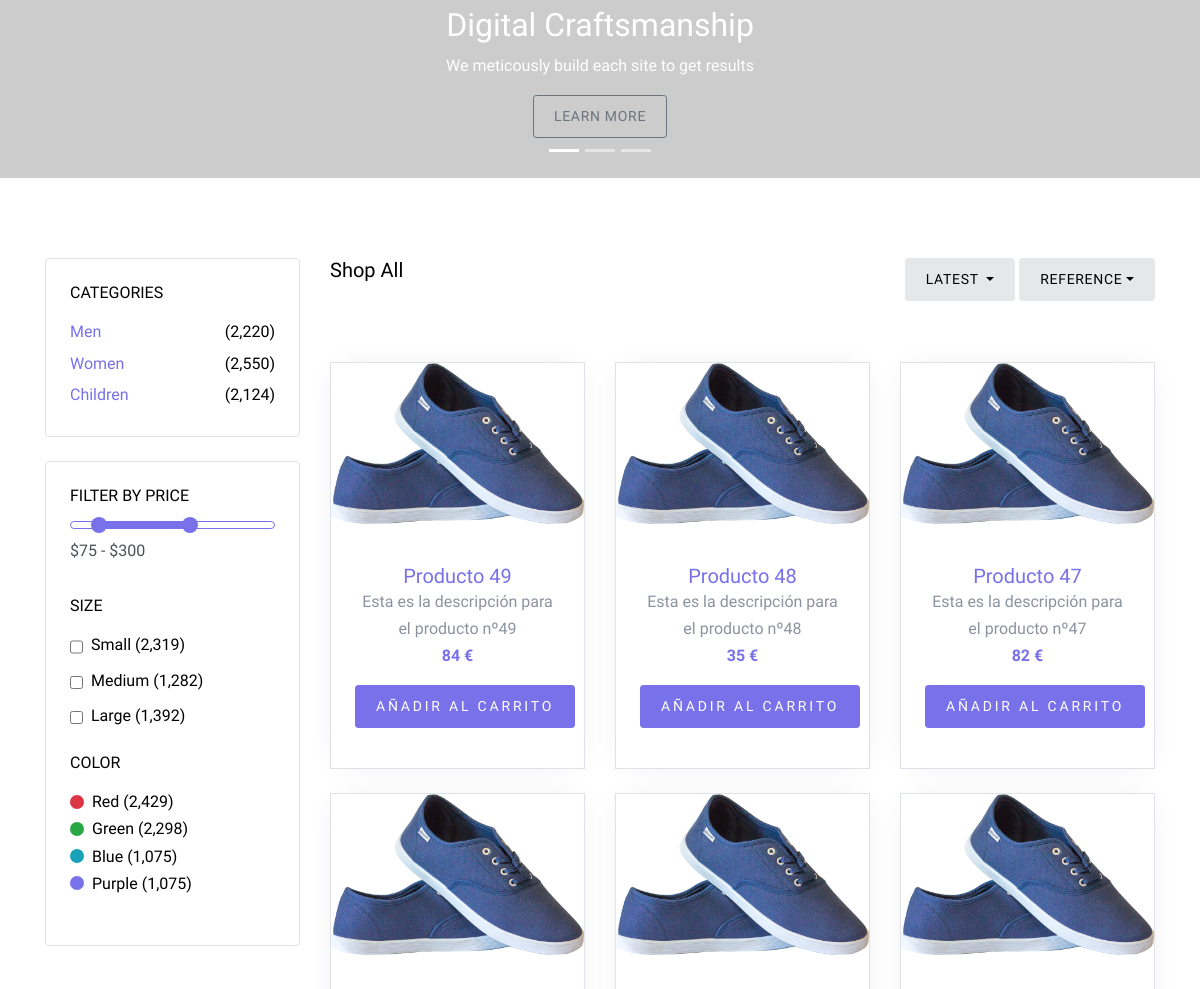
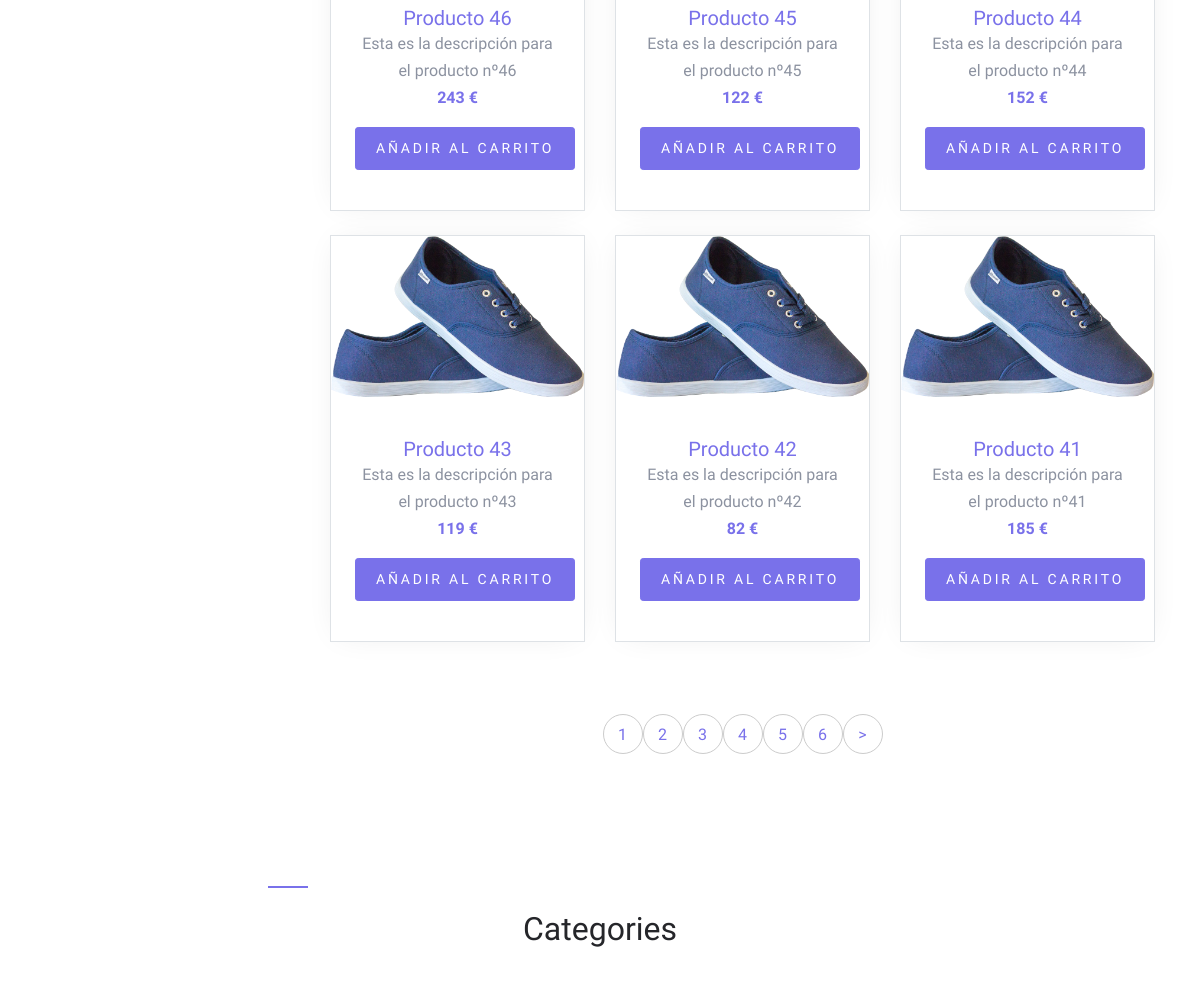
Before: / (middle part) with the older database file (2 pictures, top to bottom).
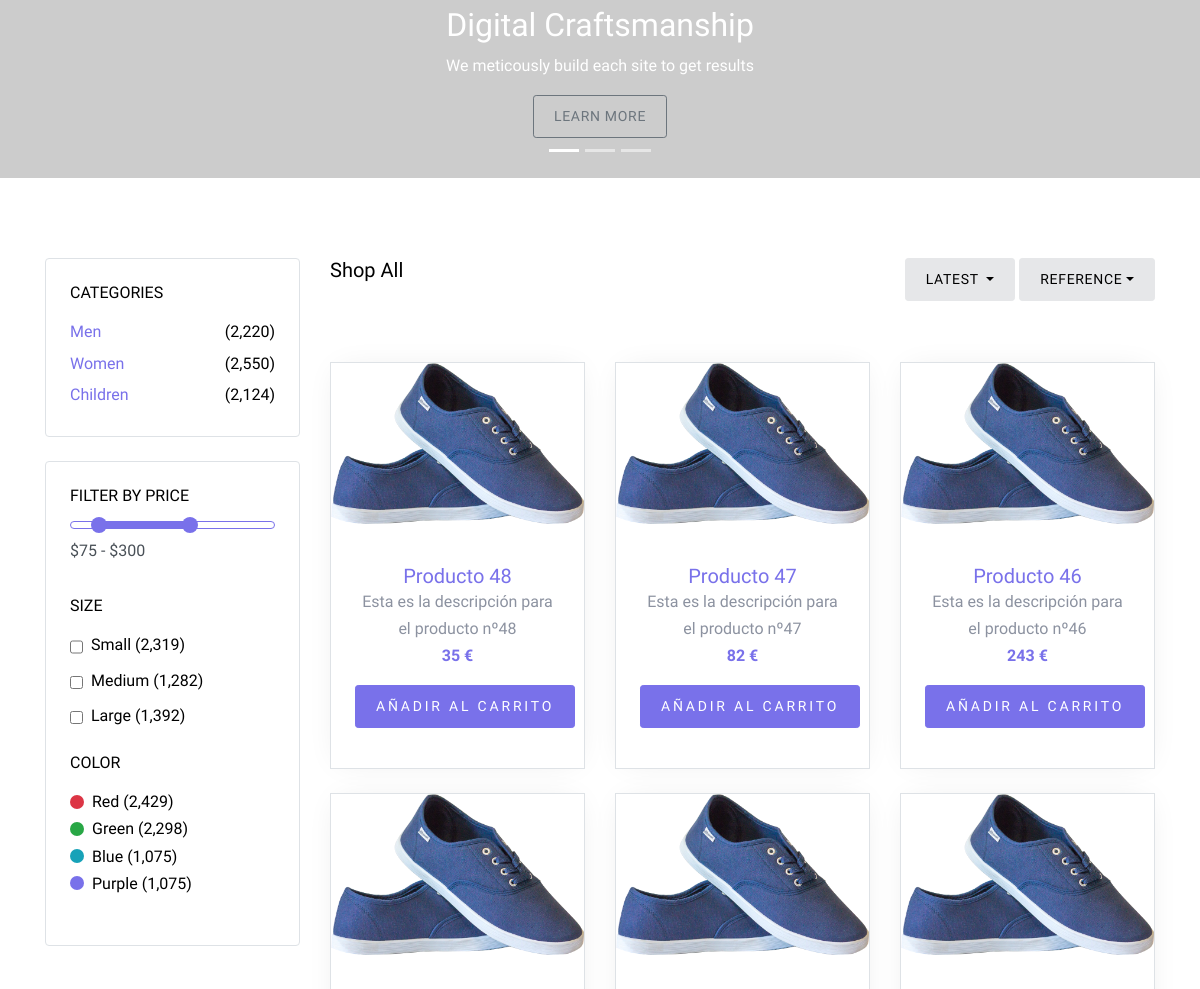
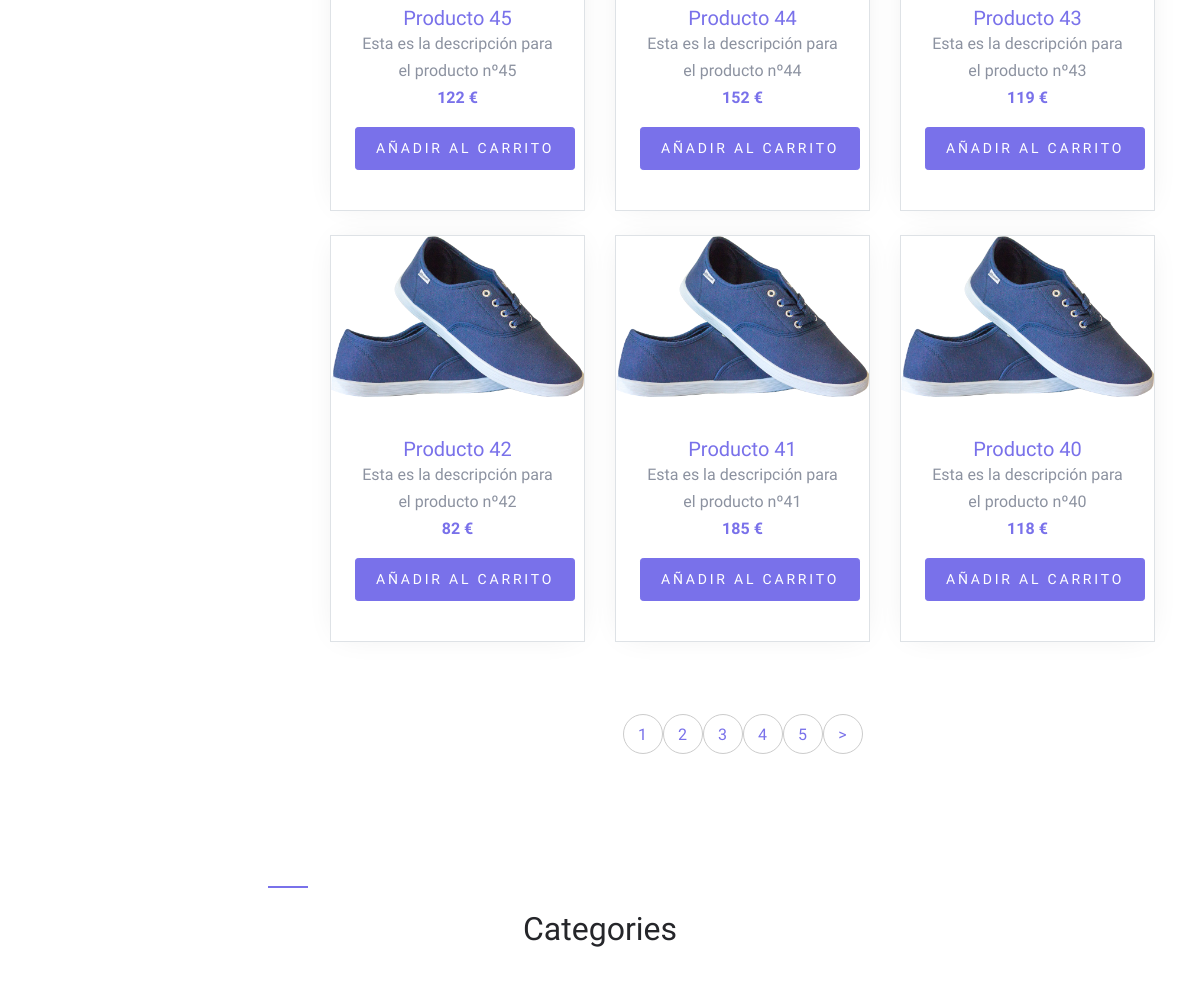
After: the same page with the newer database file (2 pictures, top to bottom).
### tables this page shows
CREATE TABLE `productos` (
  `id` int(11) NOT NULL,
  `nombre` varchar(300) NOT NULL,
  `descripcion` text NOT NULL,
  `precio` double NOT NULL,
  `imagen` varchar(200) NOT NULL,
  `inventario` int(11) NOT NULL,
  `id_categoria` int(11) NOT NULL,
  `talla` varchar(100) NOT NULL,
  `color` varchar(100) NOT NULL
);

### index.php (the view, shortened to what this page needs)
<!DOCTYPE html>
<html lang="en">
<head>
  <link rel="stylesheet" href="fonts/icomoon/style.css">
  <link rel="stylesheet" href="css/bootstrap.min.css">
  <link rel="stylesheet" href="css/magnific-popup.css">
  <link rel="stylesheet" href="css/jquery-ui.css">
  <link rel="stylesheet" href="css/owl.carousel.min.css">
  <link rel="stylesheet" href="css/owl.theme.default.min.css">
  <link rel="stylesheet" href="css/aos.css">
  <link rel="stylesheet" href="css/style.css">
</head>
<body>
  <div class="site-wrap">
    <div id="carousel" class="carousel slide carousel-fade" data-ride="carousel" data-interval="6000">
      <ol class="carousel-indicators">
        <li data-target="#carousel" data-slide-to="0" class="active"></li>
        <li data-target="#carousel" data-slide-to="1"></li>
        <li data-target="#carousel" data-slide-to="2"></li>
      </ol>
      <div class="carousel-inner" role="listbox">
        <div class="carousel-item active">
          <a href="https://bootstrapcreative.com/">
            <picture>
              <source srcset="https://dummyimage.com/2000x500/007aeb/4196e5" media="(min-width: 1400px)">
              <source srcset="https://dummyimage.com/1400x500/#007aeb/4196e5" media="(min-width: 769px)">
              <source srcset="https://dummyimage.com/800x500/007aeb/4196e5" media="(min-width: 577px)">
              <img srcset="https://dummyimage.com/600x500/007aeb/4196e5" alt="responsive image" class="d-block img-fluid">
            </picture>
            <div class="carousel-caption">
              <div>
                <h2>Digital Craftsmanship</h2>
                <p>We meticously build each site to get results</p>
                <span class="btn btn-sm btn-outline-secondary">Learn More</span>
              </div>
            </div>
          </a>
        </div>
      </div>
      <a class="carousel-control-prev" href="#carousel" role="button" data-slide="prev">
      </a>
      <a class="carousel-control-next" href="#carousel" role="button" data-slide="next">
      </a>
    </div>
    <div class="site-section">
      <div class="container">
        <div class="row mb-5">
          <div class="col-md-9 order-2">
            <div class="row">
              <div class="col-md-12 mb-5">
                <div class="float-md-left mb-4">
                  <h2 class="text-black h5">Shop All</h2>
                </div>
                <div class="d-flex">
                  <div class="dropdown mr-1 ml-md-auto">
                    <button type="button" class="btn btn-secondary btn-sm dropdown-toggle" id="dropdownMenuOffset" data-toggle="dropdown" aria-haspopup="true" aria-expanded="false">
                      Latest
                    </button>
                  </div>
                  <div class="btn-group">
                    <button type="button" class="btn btn-secondary btn-sm dropdown-toggle" id="dropdownMenuReference" data-toggle="dropdown">Reference</button>
                  </div>
                </div>
              </div>
            </div>
            <div class="row mb-5">
              <?php
              include('./php/conexion.php');
              $limite = 9;
              $totalQuery = $conexion->query('SELECT COUNT(*) FROM productos') or die($conexion->error);
              $totalProductos = mysqli_fetch_row($totalQuery);
              $totalBotones = round($totalProductos[0] / $limite);
              if (isset($_GET['limite'])) {
                $resultado = $conexion->query("select * from productos order by id DESC limit " . $_GET['limite'] . "," . $limite) or die($conexion->error);
              } else {
                $resultado = $conexion->query("select * from productos order by id DESC limit " . $limite) or die($conexion->error);
              }
              while ($fila = mysqli_fetch_array($resultado)) {
              ?>
                <div class="col-sm-6 col-lg-4 mb-4" data-aos="fade-up">
                  <div class="block-4 text-center border">
                    <figure class="block-4-image">
                      <a href="shop-single.php?id=<?php echo $fila['id']; ?>">
                        <img src="images/<?php echo $fila['imagen']; ?>" alt="<?php echo $fila['nombre']; ?>" class="img-fluid"></a>
                    </figure>
                    <div class="block-4-text p-4">
                      <h3><a href="shop-single.php?id=<?php echo $fila['id']; ?>"><?php echo $fila['nombre']; ?></a></h3>
                      <p class="mb-0"><?php echo $fila['descripcion']; ?></p>
                      <p class="text-primary font-weight-bold"><?php echo $fila['precio']; ?> €</p>
                      <p><a href="cart.php?id=<?php echo $fila[0]; ?>" class="buy-now btn btn-sm btn-primary bntComprar">Añadir al Carrito</a></p>
                    </div>
                  </div>
                </div>
              <?php } ?>
            </div>
            <div class="row" data-aos="fade-up">
              <div class="col-md-12 text-center">
                <div class="site-block-27">
                  <ul>
                    <?php
                    for ($k = 0; $k < $totalBotones; $k++) {
                      echo '<li><a href="index.php?limite=' . ($k * 10) . '">' . ($k + 1) . '</a></li>';
                    }
                    if (isset($_GET['limite'])) {
                      if ($_GET['limite'] + $limite < $totalBotones * $limite) {
                        echo '<li><a href="index.php?limite=' . ($_GET['limite'] + $limite) . '">&gt;</a></li>';
                      }
                    } else {
                      echo '<li><a href="index.php?limite=' . $limite . '">&gt;</a></li>';
                    }
                    ?>
                  </ul>
                </div>
              </div>
            </div>
          </div>
          <div class="col-md-3 order-1 mb-5 mb-md-0">
            <div class="border p-4 rounded mb-4">
              <h3 class="mb-3 h6 text-uppercase text-black d-block">Categories</h3>
              <ul class="list-unstyled mb-0">
                <li class="mb-1"><a href="#" class="d-flex"><span>Men</span> <span class="text-black ml-auto">(2,220)</span></a></li>
                <li class="mb-1"><a href="#" class="d-flex"><span>Women</span> <span class="text-black ml-auto">(2,550)</span></a></li>
                <li class="mb-1"><a href="#" class="d-flex"><span>Children</span> <span class="text-black ml-auto">(2,124)</span></a></li>
              </ul>
            </div>
            <div class="border p-4 rounded mb-4">
              <div class="mb-4">
                <h3 class="mb-3 h6 text-uppercase text-black d-block">Filter by Price</h3>
                <div id="slider-range" class="border-primary"></div>
                <input type="text" name="text" id="amount" class="form-control border-0 pl-0 bg-white" disabled="" />
              </div>
              <div class="mb-4">
                <h3 class="mb-3 h6 text-uppercase text-black d-block">Size</h3>
                <label for="s_sm" class="d-flex">
                  <input type="checkbox" id="s_sm" class="mr-2 mt-1"> <span class="text-black">Small (2,319)</span>
                </label>
                <label for="s_md" class="d-flex">
                  <input type="checkbox" id="s_md" class="mr-2 mt-1"> <span class="text-black">Medium (1,282)</span>
                </label>
                <label for="s_lg" class="d-flex">
                  <input type="checkbox" id="s_lg" class="mr-2 mt-1"> <span class="text-black">Large (1,392)</span>
                </label>
              </div>
              <div class="mb-4">
                <h3 class="mb-3 h6 text-uppercase text-black d-block">Color</h3>
                <a href="#" class="d-flex color-item align-items-center">
                  <span class="bg-danger color d-inline-block rounded-circle mr-2"></span> <span class="text-black">Red (2,429)</span>
                </a>
                <a href="#" class="d-flex color-item align-items-center">
                  <span class="bg-success color d-inline-block rounded-circle mr-2"></span> <span class="text-black">Green (2,298)</span>
                </a>
                <a href="#" class="d-flex color-item align-items-center">
                  <span class="bg-info color d-inline-block rounded-circle mr-2"></span> <span class="text-black">Blue (1,075)</span>
                </a>
                <a href="#" class="d-flex color-item align-items-center">
                  <span class="bg-primary color d-inline-block rounded-circle mr-2"></span> <span class="text-black">Purple (1,075)</span>
                </a>
              </div>
            </div>
          </div>
        </div>
        <div class="row">
          <div class="col-md-12">
            <div class="site-section site-blocks-2">
              <div class="row justify-content-center text-center mb-5">
                <div class="col-md-7 site-section-heading pt-4">
                  <h2>Categories</h2>
                </div>
              </div>
            </div>
          </div>
        </div>
      </div>
    </div>
  </div>
</body>
</html>

### css/style.css (style rules this page uses)
body { line-height: 1.7; color: #8c92a0; font-weight: 300; font-size: 16px; }
a { -webkit-transition: .3s all ease; -o-transition: .3s all ease; transition: .3s all ease; }
.text-black { color: #000; }
.site-wrap:before { -webkit-transition: .3s all ease-in-out; -o-transition: .3s all ease-in-out; transition: .3s all ease-in-out; background: rgba(0, 0, 0, 0.6); content: ""; position: absolute; z-index: 2000; top: 0; left: 0; right: 0; bottom: 0; opacity: 0; visibility: hidden; }
.btn { text-transform: uppercase; position: relative; -webkit-transition: 0.2s all ease-in-out !important; -o-transition: 0.2s all ease-in-out !important; transition: 0.2s all ease-in-out !important; top: 0; letter-spacing: .05em; }
.btn.btn-secondary { background-color: #e6e7e9; border-color: #e6e7e9; color: #000; }
.btn.btn-sm { font-size: 14px !important; padding: 10px 20px !important; }
.btn.btn-primary { font-size: 17px; font-weight: 300; letter-spacing: .2em; }
.form-control { height: 43px; }
.site-section { padding: 2.5em 0; }
@media (min-width: 768px) { .site-section { padding: 5em 0; } }
.site-section-heading { font-size: 30px; color: #25262a; position: relative; }
.site-section-heading:before { content: ""; left: 0%; top: 0; position: absolute; width: 40px; height: 2px; background: #7971ea; }
.block-4 { -webkit-box-shadow: 0 0 30px -10px rgba(0, 0, 0, 0.1); box-shadow: 0 0 30px -10px rgba(0, 0, 0, 0.1); background: #fff; }
.block-4 .block-4-text h3 { font-size: 20px; margin-bottom: 0; }
.block-4 .block-4-text h3 a { text-decoration: none; }
.site-block-27 ul, .site-block-27 ul li { padding: 0; margin: 0; }
.site-block-27 ul li { display: inline-block; margin-bottom: 4px; }
.site-block-27 ul li a, .site-block-27 ul li span { text-align: center; display: inline-block; width: 40px; height: 40px; line-height: 40px; border-radius: 50%; border: 1px solid #ccc; }
#slider-range { height: 8px; }
.color-item .color { width: 14px; height: 14px; }

Changed rows visible on the page:
removed productos: imagen (picture), nombre "Producto 49", descripcion "Esta es la descripción para el producto nº49", precio "84"
now on this page (row unchanged): productos: imagen (picture), nombre "Producto 40", descripcion "Esta es la descripción para el producto nº40", precio "118"
Other visible differences:
list line gone: "6"
